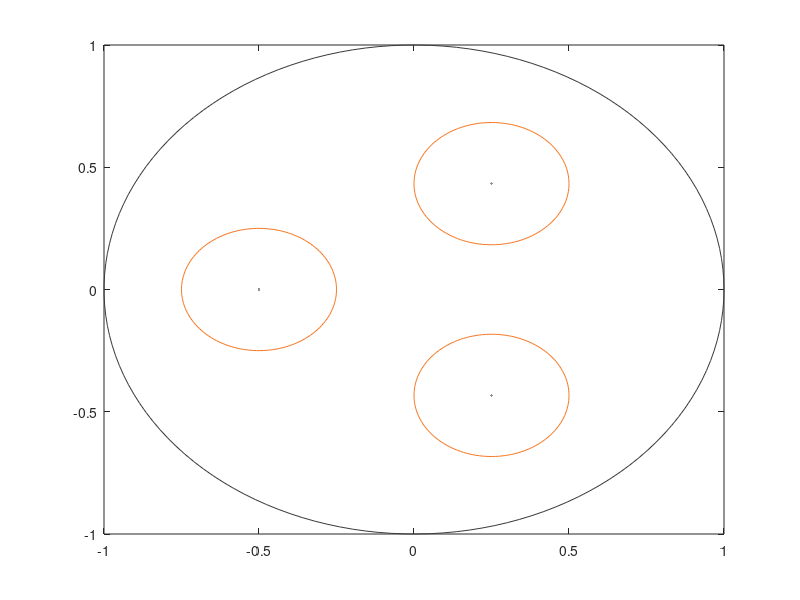

The MATLAB source for this figure: (Note: this script raises an error after producing the figure.)
function demo_interpolant_orb
% -------------------------------------------------------------------------
% In this demo we compute the error with two test functions of the 
% interpolant construct by integrals on disks with centers lying on orbits 
% 
% -------------------------------------------------------------------------
% Dates
%--------------------------------------------------------------------------
% First version: November 15, 2023;
% Checked: December 07, 2023.
%--------------------------------------------------------------------------
% Authors
%--------------------------------------------------------------------------
% L. Bruni Bruno and G. Elefante
%--------------------------------------------------------------------------
% Paper
%--------------------------------------------------------------------------
% "Interpolation by integrals on discs"
% L. Bruni Bruno and G. Elefante
%--------------------------------------------------------------------------


%--------------------------------------------------------------------------
% Parameters 
degSet = [1:20];
do_plot = 1;
intersection = 0; % 0 - no intersection, 1 - fixed radmax, 2 - caos 
typeset_rho = 4; % 1 - rand, 2 - ordered rand, 3 - equispaced, 4 - cheby
type_fun = 2;
%--------------------------------------------------------------------------


h = 1;
fprintf('\n\n')
for deg = degSet
    
fprintf('...................................................')
fprintf('\n \t degree          : %5d \n',deg)

dimP = nchoosek(deg+2,2);
NOrb = ceil((deg+1)/2); %floor(deg/2)+1;
dimPdisk = 2*[deg:-2:0] + 1;

centers = [];

switch typeset_rho
    case 1
        rho = rand(size(dimPdisk));
    case 2
        rho = sort(rand(size(dimPdisk)),'descend');
    case 3
        if dimPdisk(end)==1
            rho = linspace(0,1,size(dimPdisk,2)+1); 
            rho(end) = []; 
            rho = rho(end:-1:1);
        else
            rho = linspace(0,1,size(dimPdisk,2)+2); 
            rho(end) = []; rho(1) = [];
            rho = rho(end:-1:1);
        end
    case 4
        if dimPdisk(end)==1
            rho = cos([0:(2*NOrb)]*pi/(2*NOrb)); 
            rho = rho(2:NOrb+1);
        else
            rho = cos([0:(2*NOrb+1)]*pi/(2*NOrb+1));  
            rho = rho(2:NOrb+1);
        end
end

for j = 1:length(dimPdisk)
    theta = linspace(0,2*pi,dimPdisk(j)+1); theta(end) = [];
    theta = mod(pi*j/3+theta,2*pi);
    centers = [centers, rho(j)*exp(1i*theta)];
end
centers = [real(centers'),imag(centers')];

C = exp(1i*linspace(0,2*pi,150));

if do_plot
    figure(1)
    plot(centers(:,1),centers(:,2),'.','Color',[147,147,147]/255);
    hold on;
    plot(real(C),imag(C),'Color',[57,57,57]/255);
end

if intersection == 2
    Rmax = 1-rho';
elseif intersection == 1
    Rmax = 1-max(rho);
else
    if dimPdisk(end)==1
        R = [1,rho];
        Rmax = min(abs(R(1:end-1)-R(2:end)))/2;
    else
         R = [1,rho,0];
        Rmax = min(abs(R(1:end-1)-R(2:end)))/2;
    end
    Rmax = min(Rmax,2*pi/(2*dimPdisk(1)+2));
end

% radii_orb = Rmax*rand(NOrb,1);
radii_orb = Rmax.*ones(NOrb,1);

radii = [];
for i = 1:NOrb
radii = [radii;repmat(radii_orb(i),dimPdisk(i),1)];
end

if do_plot
    for j=1:size(centers,1)
        CC = C*radii(j)+centers(j,1)+1i*centers(j,2);
        plot(real(CC),imag(CC),'Color',[245,119,34]/255)
    end
end

Vcheb = chebVandInt(deg,centers,radii);

switch type_fun 
    case 1
        f = @(x,y) exp(x).*sin(x+y);
    case 2
        f = @(x,y) 1./(25*(x.^2+y.^2)+1);
end

[XYW,~] = cub_unit_disk_sets(77);

for i = 1:length(radii)
    F(i,1) = f(XYW(:,1)*radii(i)+centers(i,1),XYW(:,2)*radii(i)+centers(i,2))'*XYW(:,3)*radii(i)^2;
end
% F = F';

a = Vcheb\F;

x = linspace(-1,1,100);
% x(1) = []; x(end) = [];
[X_old,Y_old] = meshgrid(x);
X = X_old(:).*sqrt(1-Y_old(:).^2/2); Y = Y_old(:).*sqrt(1-X_old(:).^2/2);

PolDeg = polydeg(deg); 

VxCheb = chebpolys(deg,X);
VyCheb = chebpolys(deg,Y);
for j = 1:dimP
        V(:,j) = VxCheb(:,PolDeg(j,1)+1).*VyCheb(:,PolDeg(j,2)+1);
end

P = V*a;

P = reshape(P,size(X_old));
X = reshape(X,size(X_old)); Y = reshape(Y,size(X_old));

if do_plot
    figure(4)
    mesh(X,Y,P,'FaceAlpha','0.8','edgecolor','none','facecolor',[174,208,232]/255)
    hold on;
    mesh(X,Y,f(X,Y),'FaceAlpha','0.8','edgecolor','none','facecolor',[232,198,174]/255) 
end


err(h) = norm(P(:)-f(X(:),Y(:)),'inf');

fprintf('\n \t error           : %1.4e \n',err(h))
fprintf('...................................................\n')
h = h + 1;
end

if do_plot
    figure(5)
%     semilogy(degSet,err,'-o','Color',[0,142,142]/255,'LineWidth',1.5) % blue
    semilogy(degSet,err,'-o','Color',[142,0,0]/255,'LineWidth',1.5) % red
%     semilogy(degSet,err,'-o','Color',[142,142,0]/255,'LineWidth',1.5) % mustard
    hold on;
end

end